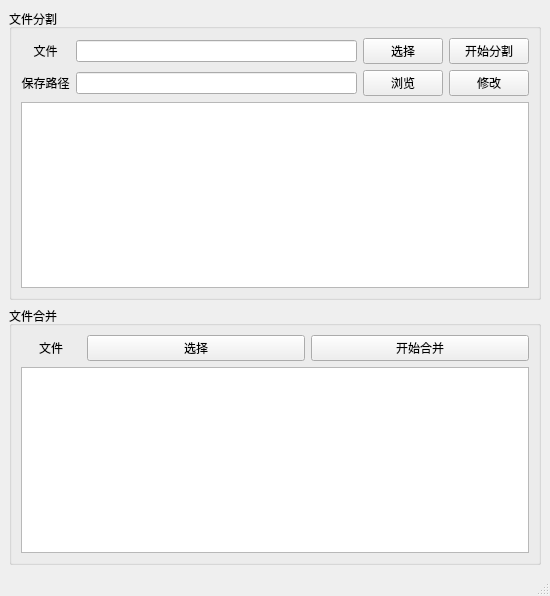
<?xml version="1.0" encoding="UTF-8"?>
<ui version="4.0">
 <class>MainWindow</class>
 <widget class="QMainWindow" name="MainWindow">
  <property name="geometry">
   <rect>
    <x>0</x>
    <y>0</y>
    <width>550</width>
    <height>596</height>
   </rect>
  </property>
  <property name="windowTitle">
   <string>MainWindow</string>
  </property>
  <widget class="QWidget" name="centralwidget">
   <layout class="QVBoxLayout" name="verticalLayout_3">
    <item>
     <widget class="QGroupBox" name="groupBox">
      <property name="title">
       <string>文件分割</string>
      </property>
      <layout class="QVBoxLayout" name="verticalLayout">
       <item>
        <layout class="QGridLayout" name="gridLayout">
         <item row="0" column="0">
          <widget class="QLabel" name="label">
           <property name="text">
            <string>文件</string>
           </property>
           <property name="alignment">
            <set>Qt::AlignCenter</set>
           </property>
          </widget>
         </item>
         <item row="0" column="1">
          <widget class="QLineEdit" name="lineEditSplitFile">
           <property name="readOnly">
            <bool>true</bool>
           </property>
          </widget>
         </item>
         <item row="0" column="2">
          <widget class="QPushButton" name="btnSplitSelect">
           <property name="text">
            <string>选择</string>
           </property>
          </widget>
         </item>
         <item row="0" column="3">
          <widget class="QPushButton" name="btnSplitStart">
           <property name="text">
            <string>开始分割</string>
           </property>
          </widget>
         </item>
         <item row="1" column="0">
          <widget class="QLabel" name="label_2">
           <property name="text">
            <string>保存路径</string>
           </property>
           <property name="alignment">
            <set>Qt::AlignCenter</set>
           </property>
          </widget>
         </item>
         <item row="1" column="1">
          <widget class="QLineEdit" name="lineEditSplitPath">
           <property name="readOnly">
            <bool>true</bool>
           </property>
          </widget>
         </item>
         <item row="1" column="2">
          <widget class="QPushButton" name="btnSplitView">
           <property name="text">
            <string>浏览</string>
           </property>
          </widget>
         </item>
         <item row="1" column="3">
          <widget class="QPushButton" name="btnSplitMode">
           <property name="text">
            <string>修改</string>
           </property>
          </widget>
         </item>
        </layout>
       </item>
       <item>
        <widget class="QTextBrowser" name="textBrowser"/>
       </item>
      </layout>
     </widget>
    </item>
    <item>
     <widget class="QGroupBox" name="groupBox_2">
      <property name="title">
       <string>文件合并</string>
      </property>
      <layout class="QVBoxLayout" name="verticalLayout_2">
       <item>
        <layout class="QHBoxLayout" name="horizontalLayout">
         <item>
          <widget class="QLabel" name="label_4">
           <property name="maximumSize">
            <size>
             <width>60</width>
             <height>16777215</height>
            </size>
           </property>
           <property name="text">
            <string>文件</string>
           </property>
           <property name="alignment">
            <set>Qt::AlignCenter</set>
           </property>
          </widget>
         </item>
         <item>
          <widget class="QPushButton" name="btnMergeSelect">
           <property name="text">
            <string>选择</string>
           </property>
          </widget>
         </item>
         <item>
          <widget class="QPushButton" name="btnMergeStart">
           <property name="text">
            <string>开始合并</string>
           </property>
          </widget>
         </item>
        </layout>
       </item>
       <item>
        <widget class="QListWidget" name="listWidget"/>
       </item>
      </layout>
     </widget>
    </item>
   </layout>
  </widget>
  <widget class="QStatusBar" name="statusbar"/>
 </widget>
 <resources/>
 <connections/>
</ui>
